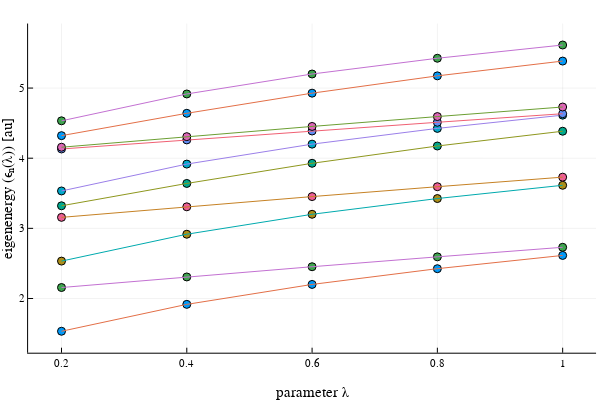

Source (notebook cell):
### Code cell
fig1=plot_eigenvalues(simulation_info,output_data,1:1:10;show_label=false)
display(fig1)

### Figure 1 — Plotly figure (JSON) as saved in the notebook; plotly's stock layout.template omitted (floating-point values rounded to 4 significant figures)
{"data": [{"colorbar": {"len": 0.9143, "title": "", "x": 0.9934, "y": 0.533}, "legendgroup": "", "marker": {"color": "rgba(0, 154, 250, 1.000)", "line": {"color": "rgba(0, 0, 0, 1.000)", "width": 1}, "size": 8, "symbol": "circle"}, "mode": "markers", "name": "", "showlegend": false, "type": "scatter", "x": [0.2, 0.4, 0.6, 0.8, 1], "xaxis": "x", "y": [1.533, 1.916, 2.2, 2.425, 2.614], "yaxis": "y"}, {"colorbar": {"len": 0.9143, "title": "", "x": 0.9934, "y": 0.533}, "legendgroup": "", "line": {"color": "rgba(227, 111, 71, 1.000)", "dash": "solid", "shape": "linear", "width": 1}, "mode": "lines", "name": "", "showlegend": false, "type": "scatter", "x": [0.2, 0.4, 0.6, 0.8, 1], "xaxis": "x", "y": [1.533, 1.916, 2.2, 2.425, 2.614], "yaxis": "y"}, {"colorbar": {"len": 0.9143, "title": "", "x": 0.9934, "y": 0.533}, "legendgroup": "", "marker": {"color": "rgba(62, 164, 78, 1.000)", "line": {"color": "rgba(0, 0, 0, 1.000)", "width": 1}, "size": 8, "symbol": "circle"}, "mode": "markers", "name": "", "showlegend": false, "type": "scatter", "x": [0.2, 0.4, 0.6, 0.8, 1], "xaxis": "x", "y": [2.157, 2.307, 2.453, 2.594, 2.73], "yaxis": "y"}, {"colorbar": {"len": 0.9143, "title": "", "x": 0.9934, "y": 0.533}, "legendgroup": "", "line": {"color": "rgba(195, 113, 210, 1.000)", "dash": "solid", "shape": "linear", "width": 1}, "mode": "lines", "name": "", "showlegend": false, "type": "scatter", "x": [0.2, 0.4, 0.6, 0.8, 1], "xaxis": "x", "y": [2.157, 2.307, 2.453, 2.594, 2.73], "yaxis": "y"}, {"colorbar": {"len": 0.9143, "title": "", "x": 0.9934, "y": 0.533}, "legendgroup": "", "marker": {"color": "rgba(172, 142, 24, 1.000)", "line": {"color": "rgba(0, 0, 0, 1.000)", "width": 1}, "size": 8, "symbol": "circle"}, "mode": "markers", "name": "", "showlegend": false, "type": "scatter", "x": [0.2, 0.4, 0.6, 0.8, 1], "xaxis": "x", "y": [2.533, 2.916, 3.2, 3.425, 3.614], "yaxis": "y"}, {"colorbar": {"len": 0.9143, "title": "", "x": 0.9934, "y": 0.533}, "legendgroup": "", "line": {"color": "rgba(0, 170, 174, 1.000)", "dash": "solid", "shape": "linear", "width": 1}, "mode": "lines", "name": "", "showlegend": false, "type": "scatter", "x": [0.2, 0.4, 0.6, 0.8, 1], "xaxis": "x", "y": [2.533, 2.916, 3.2, 3.425, 3.614], "yaxis": "y"}, {"colorbar": {"len": 0.9143, "title": "", "x": 0.9934, "y": 0.533}, "legendgroup": "", "marker": {"color": "rgba(237, 94, 147, 1.000)", "line": {"color": "rgba(0, 0, 0, 1.000)", "width": 1}, "size": 8, "symbol": "circle"}, "mode": "markers", "name": "", "showlegend": false, "type": "scatter", "x": [0.2, 0.4, 0.6, 0.8, 1], "xaxis": "x", "y": [3.157, 3.307, 3.453, 3.594, 3.73], "yaxis": "y"}, {"colorbar": {"len": 0.9143, "title": "", "x": 0.9934, "y": 0.533}, "legendgroup": "", "line": {"color": "rgba(198, 130, 37, 1.000)", "dash": "solid", "shape": "linear", "width": 1}, "mode": "lines", "name": "", "showlegend": false, "type": "scatter", "x": [0.2, 0.4, 0.6, 0.8, 1], "xaxis": "x", "y": [3.157, 3.307, 3.453, 3.594, 3.73], "yaxis": "y"}, {"colorbar": {"len": 0.9143, "title": "", "x": 0.9934, "y": 0.533}, "legendgroup": "", "marker": {"color": "rgba(0, 169, 141, 1.000)", "line": {"color": "rgba(0, 0, 0, 1.000)", "width": 1}, "size": 8, "symbol": "circle"}, "mode": "markers", "name": "", "showlegend": false, "type": "scatter", "x": [0.2, 0.4, 0.6, 0.8, 1], "xaxis": "x", "y": [3.322, 3.64, 3.927, 4.174, 4.385], "yaxis": "y"}, {"colorbar": {"len": 0.9143, "title": "", "x": 0.9934, "y": 0.533}, "legendgroup": "", "line": {"color": "rgba(142, 151, 30, 1.000)", "dash": "solid", "shape": "linear", "width": 1}, "mode": "lines", "name": "", "showlegend": false, "type": "scatter", "x": [0.2, 0.4, 0.6, 0.8, 1], "xaxis": "x", "y": [3.322, 3.64, 3.927, 4.174, 4.385], "yaxis": "y"}, {"colorbar": {"len": 0.9143, "title": "", "x": 0.9934, "y": 0.533}, "legendgroup": "", "marker": {"color": "rgba(0, 169, 204, 1.000)", "line": {"color": "rgba(0, 0, 0, 1.000)", "width": 1}, "size": 8, "symbol": "circle"}, "mode": "markers", "name": "", "showlegend": false, "type": "scatter", "x": [0.2, 0.4, 0.6, 0.8, 1], "xaxis": "x", "y": [3.533, 3.916, 4.2, 4.425, 4.614], "yaxis": "y"}, {"colorbar": {"len": 0.9143, "title": "", "x": 0.9934, "y": 0.533}, "legendgroup": "", "line": {"color": "rgba(155, 127, 233, 1.000)", "dash": "solid", "shape": "linear", "width": 1}, "mode": "lines", "name": "", "showlegend": false, "type": "scatter", "x": [0.2, 0.4, 0.6, 0.8, 1], "xaxis": "x", "y": [3.533, 3.916, 4.2, 4.425, 4.614], "yaxis": "y"}, {"colorbar": {"len": 0.9143, "title": "", "x": 0.9934, "y": 0.533}, "legendgroup": "", "marker": {"color": "rgba(97, 141, 246, 1.000)", "line": {"color": "rgba(0, 0, 0, 1.000)", "width": 1}, "size": 8, "symbol": "circle"}, "mode": "markers", "name": "", "showlegend": false, "type": "scatter", "x": [0.2, 0.4, 0.6, 0.8, 1], "xaxis": "x", "y": [4.132, 4.261, 4.388, 4.512, 4.634], "yaxis": "y"}, {"colorbar": {"len": 0.9143, "title": "", "x": 0.9934, "y": 0.533}, "legendgroup": "", "line": {"color": "rgba(240, 96, 115, 1.000)", "dash": "solid", "shape": "linear", "width": 1}, "mode": "lines", "name": "", "showlegend": false, "type": "scatter", "x": [0.2, 0.4, 0.6, 0.8, 1], "xaxis": "x", "y": [4.132, 4.261, 4.388, 4.512, 4.634], "yaxis": "y"}, {"colorbar": {"len": 0.9143, "title": "", "x": 0.9934, "y": 0.533}, "legendgroup": "", "marker": {"color": "rgba(221, 101, 182, 1.000)", "line": {"color": "rgba(0, 0, 0, 1.000)", "width": 1}, "size": 8, "symbol": "circle"}, "mode": "markers", "name": "", "showlegend": false, "type": "scatter", "x": [0.2, 0.4, 0.6, 0.8, 1], "xaxis": "x", "y": [4.157, 4.307, 4.453, 4.594, 4.73], "yaxis": "y"}, {"colorbar": {"len": 0.9143, "title": "", "x": 0.9934, "y": 0.533}, "legendgroup": "", "line": {"color": "rgba(108, 159, 51, 1.000)", "dash": "solid", "shape": "linear", "width": 1}, "mode": "lines", "name": "", "showlegend": false, "type": "scatter", "x": [0.2, 0.4, 0.6, 0.8, 1], "xaxis": "x", "y": [4.157, 4.307, 4.453, 4.594, 4.73], "yaxis": "y"}, {"colorbar": {"len": 0.9143, "title": "", "x": 0.9934, "y": 0.533}, "legendgroup": "", "marker": {"color": "rgba(0, 154, 250, 1.000)", "line": {"color": "rgba(0, 0, 0, 1.000)", "width": 1}, "size": 8, "symbol": "circle"}, "mode": "markers", "name": "", "showlegend": false, "type": "scatter", "x": [0.2, 0.4, 0.6, 0.8, 1], "xaxis": "x", "y": [4.322, 4.64, 4.927, 5.174, 5.385], "yaxis": "y"}, {"colorbar": {"len": 0.9143, "title": "", "x": 0.9934, "y": 0.533}, "legendgroup": "", "line": {"color": "rgba(227, 111, 71, 1.000)", "dash": "solid", "shape": "linear", "width": 1}, "mode": "lines", "name": "", "showlegend": false, "type": "scatter", "x": [0.2, 0.4, 0.6, 0.8, 1], "xaxis": "x", "y": [4.322, 4.64, 4.927, 5.174, 5.385], "yaxis": "y"}, {"colorbar": {"len": 0.9143, "title": "", "x": 0.9934, "y": 0.533}, "legendgroup": "", "marker": {"color": "rgba(62, 164, 78, 1.000)", "line": {"color": "rgba(0, 0, 0, 1.000)", "width": 1}, "size": 8, "symbol": "circle"}, "mode": "markers", "name": "", "showlegend": false, "type": "scatter", "x": [0.2, 0.4, 0.6, 0.8, 1], "xaxis": "x", "y": [4.533, 4.916, 5.2, 5.425, 5.614], "yaxis": "y"}, {"colorbar": {"len": 0.9143, "title": "", "x": 0.9934, "y": 0.533}, "legendgroup": "", "line": {"color": "rgba(195, 113, 210, 1.000)", "dash": "solid", "shape": "linear", "width": 1}, "mode": "lines", "name": "", "showlegend": false, "type": "scatter", "x": [0.2, 0.4, 0.6, 0.8, 1], "xaxis": "x", "y": [4.533, 4.916, 5.2, 5.425, 5.614], "yaxis": "y"}], "layout": {"annotations": [], "height": 400, "legend": {"bgcolor": "rgba(255, 255, 255, 1.000)", "bordercolor": "rgba(0, 0, 0, 1.000)", "borderwidth": 1, "font": {"color": "rgba(0, 0, 0, 1.000)", "family": "sans-serif", "size": 11}, "title": {"font": {"color": "rgba(0, 0, 0, 1.000)", "family": "sans-serif", "size": 15}, "text": ""}, "tracegroupgap": 0, "traceorder": "normal", "x": 1, "xanchor": "auto", "y": 1, "yanchor": "auto"}, "margin": {"b": 20, "l": 0, "r": 0, "t": 20}, "paper_bgcolor": "rgba(255, 255, 255, 1.000)", "plot_bgcolor": "rgba(255, 255, 255, 1.000)", "showlegend": true, "width": 600, "xaxis": {"anchor": "y", "domain": [0.04684, 0.9934], "gridcolor": "rgba(0, 0, 0, 0.100)", "gridwidth": 0.5, "linecolor": "rgba(0, 0, 0, 1.000)", "mirror": false, "showgrid": true, "showline": true, "showticklabels": true, "tickangle": 0, "tickcolor": "rgb(0, 0, 0)", "tickfont": {"color": "rgba(0, 0, 0, 1.000)", "family": "sans-serif", "size": 11}, "ticks": "inside", "title": "parameter λ", "titlefont": {"color": "rgba(0, 0, 0, 1.000)", "family": "sans-serif", "size": 15}, "type": "-", "visible": true, "zeroline": false, "zerolinecolor": "rgba(0, 0, 0, 1.000)"}, "yaxis": {"anchor": "x", "domain": [0.07581, 0.9902], "gridcolor": "rgba(0, 0, 0, 0.100)", "gridwidth": 0.5, "linecolor": "rgba(0, 0, 0, 1.000)", "mirror": false, "showgrid": true, "showline": true, "showticklabels": true, "tickangle": 0, "tickcolor": "rgb(0, 0, 0)", "tickfont": {"color": "rgba(0, 0, 0, 1.000)", "family": "sans-serif", "size": 11}, "ticks": "inside", "title": "eigenenergy (ϵₙ(λ)) [au]", "titlefont": {"color": "rgba(0, 0, 0, 1.000)", "family": "sans-serif", "size": 15}, "type": "-", "visible": true, "zeroline": false, "zerolinecolor": "rgba(0, 0, 0, 1.000)"}}}
